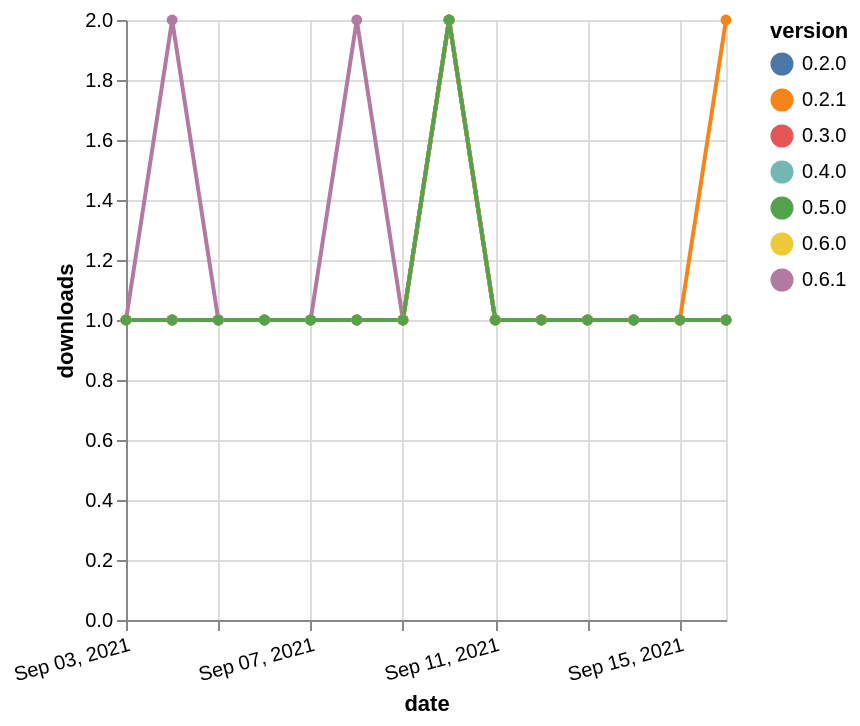

Specify this chart in Vega-Lite:
### Vega-Lite specification from a JSON file in a GitHub repository (floating-point values rounded to 4 significant figures)
{"$schema": "https://vega.github.io/schema/vega-lite/v5.json", "description": "A simple bar chart with embedded data.", "data": {"values": [{"date": "2021-09-03", "total": 215, "delta": 1, "version": "0.2.0"}, {"date": "2021-09-04", "total": 216, "delta": 1, "version": "0.2.0"}, {"date": "2021-09-05", "total": 217, "delta": 1, "version": "0.2.0"}, {"date": "2021-09-06", "total": 218, "delta": 1, "version": "0.2.0"}, {"date": "2021-09-07", "total": 219, "delta": 1, "version": "0.2.0"}, {"date": "2021-09-08", "total": 220, "delta": 1, "version": "0.2.0"}, {"date": "2021-09-09", "total": 221, "delta": 1, "version": "0.2.0"}, {"date": "2021-09-10", "total": 223, "delta": 2, "version": "0.2.0"}, {"date": "2021-09-11", "total": 224, "delta": 1, "version": "0.2.0"}, {"date": "2021-09-12", "total": 225, "delta": 1, "version": "0.2.0"}, {"date": "2021-09-13", "total": 226, "delta": 1, "version": "0.2.0"}, {"date": "2021-09-14", "total": 227, "delta": 1, "version": "0.2.0"}, {"date": "2021-09-15", "total": 228, "delta": 1, "version": "0.2.0"}, {"date": "2021-09-16", "total": 229, "delta": 1, "version": "0.2.0"}, {"date": "2021-09-03", "total": 134, "delta": 1, "version": "0.4.0"}, {"date": "2021-09-04", "total": 135, "delta": 1, "version": "0.4.0"}, {"date": "2021-09-05", "total": 136, "delta": 1, "version": "0.4.0"}, {"date": "2021-09-06", "total": 137, "delta": 1, "version": "0.4.0"}, {"date": "2021-09-07", "total": 138, "delta": 1, "version": "0.4.0"}, {"date": "2021-09-08", "total": 139, "delta": 1, "version": "0.4.0"}, {"date": "2021-09-09", "total": 140, "delta": 1, "version": "0.4.0"}, {"date": "2021-09-10", "total": 142, "delta": 2, "version": "0.4.0"}, {"date": "2021-09-11", "total": 143, "delta": 1, "version": "0.4.0"}, {"date": "2021-09-12", "total": 144, "delta": 1, "version": "0.4.0"}, {"date": "2021-09-13", "total": 145, "delta": 1, "version": "0.4.0"}, {"date": "2021-09-14", "total": 146, "delta": 1, "version": "0.4.0"}, {"date": "2021-09-15", "total": 147, "delta": 1, "version": "0.4.0"}, {"date": "2021-09-16", "total": 148, "delta": 1, "version": "0.4.0"}, {"date": "2021-09-03", "total": 207, "delta": 1, "version": "0.2.1"}, {"date": "2021-09-04", "total": 208, "delta": 1, "version": "0.2.1"}, {"date": "2021-09-05", "total": 209, "delta": 1, "version": "0.2.1"}, {"date": "2021-09-06", "total": 210, "delta": 1, "version": "0.2.1"}, {"date": "2021-09-07", "total": 211, "delta": 1, "version": "0.2.1"}, {"date": "2021-09-08", "total": 212, "delta": 1, "version": "0.2.1"}, {"date": "2021-09-09", "total": 213, "delta": 1, "version": "0.2.1"}, {"date": "2021-09-10", "total": 215, "delta": 2, "version": "0.2.1"}, {"date": "2021-09-11", "total": 216, "delta": 1, "version": "0.2.1"}, {"date": "2021-09-12", "total": 217, "delta": 1, "version": "0.2.1"}, {"date": "2021-09-13", "total": 218, "delta": 1, "version": "0.2.1"}, {"date": "2021-09-14", "total": 219, "delta": 1, "version": "0.2.1"}, {"date": "2021-09-15", "total": 220, "delta": 1, "version": "0.2.1"}, {"date": "2021-09-16", "total": 222, "delta": 2, "version": "0.2.1"}, {"date": "2021-09-03", "total": 141, "delta": 1, "version": "0.6.1"}, {"date": "2021-09-04", "total": 143, "delta": 2, "version": "0.6.1"}, {"date": "2021-09-05", "total": 144, "delta": 1, "version": "0.6.1"}, {"date": "2021-09-06", "total": 145, "delta": 1, "version": "0.6.1"}, {"date": "2021-09-07", "total": 146, "delta": 1, "version": "0.6.1"}, {"date": "2021-09-08", "total": 148, "delta": 2, "version": "0.6.1"}, {"date": "2021-09-09", "total": 149, "delta": 1, "version": "0.6.1"}, {"date": "2021-09-10", "total": 151, "delta": 2, "version": "0.6.1"}, {"date": "2021-09-11", "total": 152, "delta": 1, "version": "0.6.1"}, {"date": "2021-09-12", "total": 153, "delta": 1, "version": "0.6.1"}, {"date": "2021-09-13", "total": 154, "delta": 1, "version": "0.6.1"}, {"date": "2021-09-14", "total": 155, "delta": 1, "version": "0.6.1"}, {"date": "2021-09-15", "total": 156, "delta": 1, "version": "0.6.1"}, {"date": "2021-09-16", "total": 157, "delta": 1, "version": "0.6.1"}, {"date": "2021-09-03", "total": 190, "delta": 1, "version": "0.3.0"}, {"date": "2021-09-04", "total": 191, "delta": 1, "version": "0.3.0"}, {"date": "2021-09-05", "total": 192, "delta": 1, "version": "0.3.0"}, {"date": "2021-09-06", "total": 193, "delta": 1, "version": "0.3.0"}, {"date": "2021-09-07", "total": 194, "delta": 1, "version": "0.3.0"}, {"date": "2021-09-08", "total": 195, "delta": 1, "version": "0.3.0"}, {"date": "2021-09-09", "total": 196, "delta": 1, "version": "0.3.0"}, {"date": "2021-09-10", "total": 198, "delta": 2, "version": "0.3.0"}, {"date": "2021-09-11", "total": 199, "delta": 1, "version": "0.3.0"}, {"date": "2021-09-12", "total": 200, "delta": 1, "version": "0.3.0"}, {"date": "2021-09-13", "total": 201, "delta": 1, "version": "0.3.0"}, {"date": "2021-09-14", "total": 202, "delta": 1, "version": "0.3.0"}, {"date": "2021-09-15", "total": 203, "delta": 1, "version": "0.3.0"}, {"date": "2021-09-16", "total": 204, "delta": 1, "version": "0.3.0"}, {"date": "2021-09-03", "total": 140, "delta": 1, "version": "0.6.0"}, {"date": "2021-09-04", "total": 141, "delta": 1, "version": "0.6.0"}, {"date": "2021-09-05", "total": 142, "delta": 1, "version": "0.6.0"}, {"date": "2021-09-06", "total": 143, "delta": 1, "version": "0.6.0"}, {"date": "2021-09-07", "total": 144, "delta": 1, "version": "0.6.0"}, {"date": "2021-09-08", "total": 145, "delta": 1, "version": "0.6.0"}, {"date": "2021-09-09", "total": 146, "delta": 1, "version": "0.6.0"}, {"date": "2021-09-10", "total": 148, "delta": 2, "version": "0.6.0"}, {"date": "2021-09-11", "total": 149, "delta": 1, "version": "0.6.0"}, {"date": "2021-09-12", "total": 150, "delta": 1, "version": "0.6.0"}, {"date": "2021-09-13", "total": 151, "delta": 1, "version": "0.6.0"}, {"date": "2021-09-14", "total": 152, "delta": 1, "version": "0.6.0"}, {"date": "2021-09-15", "total": 153, "delta": 1, "version": "0.6.0"}, {"date": "2021-09-16", "total": 154, "delta": 1, "version": "0.6.0"}, {"date": "2021-09-03", "total": 135, "delta": 1, "version": "0.5.0"}, {"date": "2021-09-04", "total": 136, "delta": 1, "version": "0.5.0"}, {"date": "2021-09-05", "total": 137, "delta": 1, "version": "0.5.0"}, {"date": "2021-09-06", "total": 138, "delta": 1, "version": "0.5.0"}, {"date": "2021-09-07", "total": 139, "delta": 1, "version": "0.5.0"}, {"date": "2021-09-08", "total": 140, "delta": 1, "version": "0.5.0"}, {"date": "2021-09-09", "total": 141, "delta": 1, "version": "0.5.0"}, {"date": "2021-09-10", "total": 143, "delta": 2, "version": "0.5.0"}, {"date": "2021-09-11", "total": 144, "delta": 1, "version": "0.5.0"}, {"date": "2021-09-12", "total": 145, "delta": 1, "version": "0.5.0"}, {"date": "2021-09-13", "total": 146, "delta": 1, "version": "0.5.0"}, {"date": "2021-09-14", "total": 147, "delta": 1, "version": "0.5.0"}, {"date": "2021-09-15", "total": 148, "delta": 1, "version": "0.5.0"}, {"date": "2021-09-16", "total": 149, "delta": 1, "version": "0.5.0"}]}, "width": "container", "mark": {"type": "line", "point": {"filled": true}}, "encoding": {"x": {"field": "date", "type": "temporal", "timeUnit": "yearmonthdate", "title": "date", "axis": {"labelAngle": -15}}, "y": {"field": "delta", "type": "quantitative", "title": "downloads"}, "color": {"field": "version", "type": "nominal"}, "tooltip": {"field": "delta"}}}
